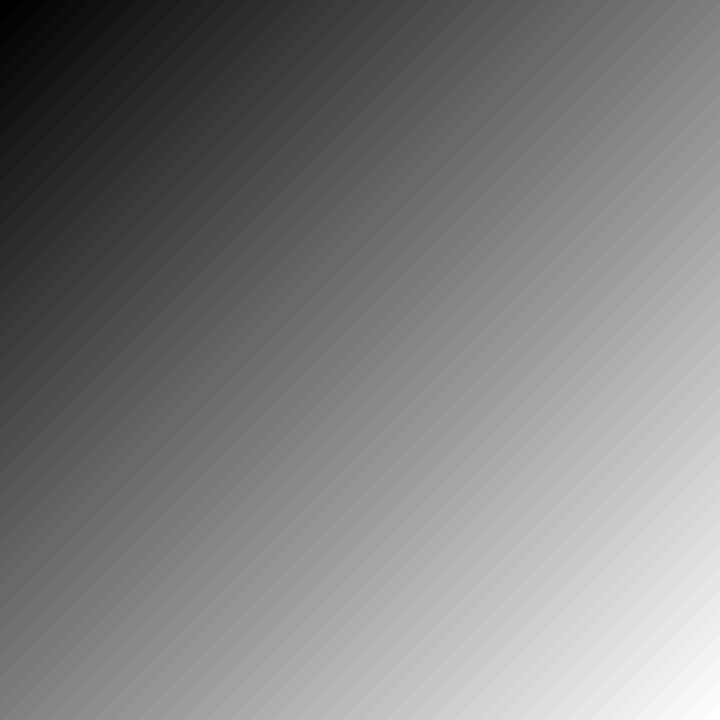
#> input picture assignment1-generator/tests/ex1_xy.png, 720 x 720 px; its folder holds 4 pictures in this run
$ python assignment6.py
#> lines starting #> are read from the running program, lines starting #| are printed output that depends on the picture
#!/bin/usr/env python3
# -*- coding: utf-8 -*-

"""
SCC0251 - Processamento de Imagens - 2018/1
ICMC - USP
Professor Moacir Ponti
Aluno: Felipe Scrochio Custódio - 9442688
Trabalho 6 - Denoising
"""

import imageio
import numpy as np
try:
    import matplotlib.pyplot as plt
except Exception as e:
    pass


# [71 lines left out: functions adaptive_filtering_local, adaptive_median_A, adaptive_median_B, adaptive_median, not called in this run]


def contraharmonic_mean(noisy, filter_order, filter_size):
    # preencher bordas com 0
    result = np.zeros(noisy.shape)
    noisy_pad = np.pad(noisy, [int((filter_size-1) / 2), int((filter_size-1) / 2)], mode='constant')

    for x in range(noisy.shape[0]):
        for y in range(noisy.shape[1]):
            # gerar filtro para o pixel atual
            # (vizinhança do tamanho do filtro)
            neighbors = noisy_pad[x:(x + int(filter_size)), y:(y + int(filter_size))]
            neighbors[neighbors == 0] += 1

            numerator = np.sum(np.power(neighbors, filter_order + 1))
            denominator = np.sum(np.power(neighbors, filter_order))
            result[x][y] = numerator / denominator

    return result


def rmse(predictions, targets):
    error = ((predictions - targets) ** 2)
    error = np.sum(error)
    error *= 1 / (predictions.shape[0] * predictions.shape[1])
    error = np.sqrt(error)
    print("{0:.4f}".format(error), end='')


def plot(image1, image2):
    try:
        plt.subplot(1, 2, 1)
        plt.imshow(image1, cmap='gray')
        plt.axis('off')

        plt.subplot(1, 2, 2)
        plt.imshow(image2, cmap='gray')
        plt.axis('off')
        plt.subplots_adjust(wspace=0.5)

        plt.show()
    except Exception as e:
        pass


def main():
    # receber parâmetros
    original_filename = str(input()).rstrip()
#> the answer given: ../assignment1-generator/tests/ex1_xy.png
    try:
        # run.codes
        original = imageio.imread(original_filename)
#> original is the input picture: shape (720, 720); min 0, max 255, mean 126.5
    except Exception as e:
        # local
        original = imageio.imread("tests/"+original_filename)

    noisy_filename = str(input()).rstrip()
#> the answer given: ../assignment1-generator/tests/ex2_sin.png
    try:
        # run.codes
        noisy = imageio.imread(noisy_filename)
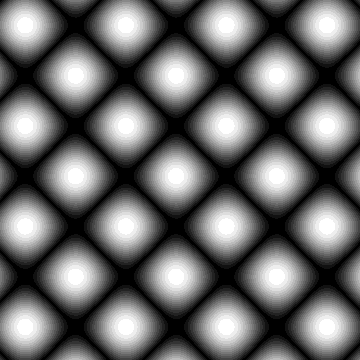
#> input picture assignment1-generator/tests/ex2_sin.png, 360 x 360 px
#> noisy is the input picture: shape (360, 360); min 0, max 255, mean 104.2
    except Exception as e:
        # local
        noisy = imageio.imread("tests/"+noisy_filename)

    method = int(input())
#> the answer given: 3
    filter_size = int(input())
#> the answer given: 100

    # restauração
    if (method == 1):
        sigma = float(input())
        restored = adaptive_filtering_local(noisy, sigma, filter_size)
    elif (method == 2):
        filter_size_max = int(input())
        restored = adaptive_median(noisy, filter_size_max, filter_size)
    elif (method == 3):
        filter_order = float(input())
#> the answer given: 3
        restored = contraharmonic_mean(noisy, filter_order, filter_size)
#> in contraharmonic_mean, `noisy_pad = np.pad(noisy, [int((filter_size-1) / 2), int((filter_size-..`:
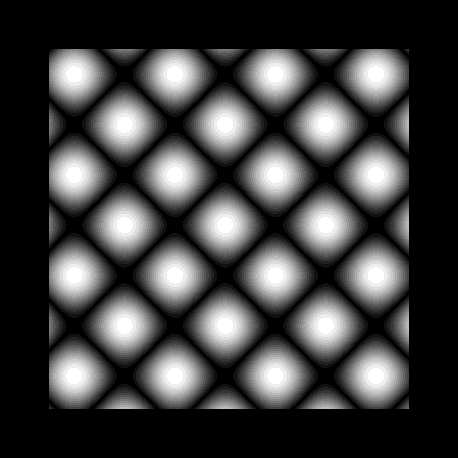
#> noisy_pad: shape (458, 458); min 0, max 255, mean 64.4
#> after the loop in contraharmonic_mean, `for x in range(noisy.shape[0]):`:
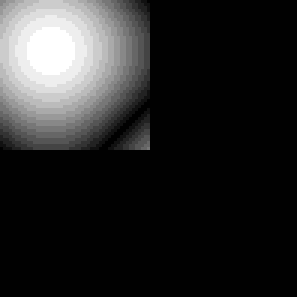
#> neighbors: shape (99, 99) (shown 3 times larger); min 1, max 255, mean 39.1
#> after the loop in contraharmonic_mean, `for x in range(noisy.shape[0]):`:
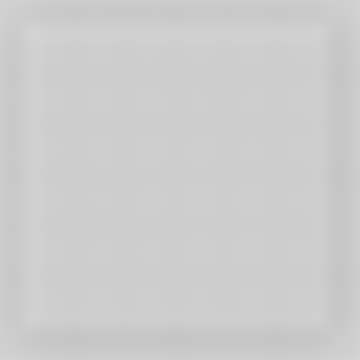
#> result: shape (360, 360) float64; min 197.5, max 215.1, mean 205

    # exibir imagens para comparação
    plot(original, restored)

    # exibir erro entre original e recuperada
    rmse(restored, original)


if __name__ == '__main__':
#> (the run stopped early here; a loop or call above may not have finished)
